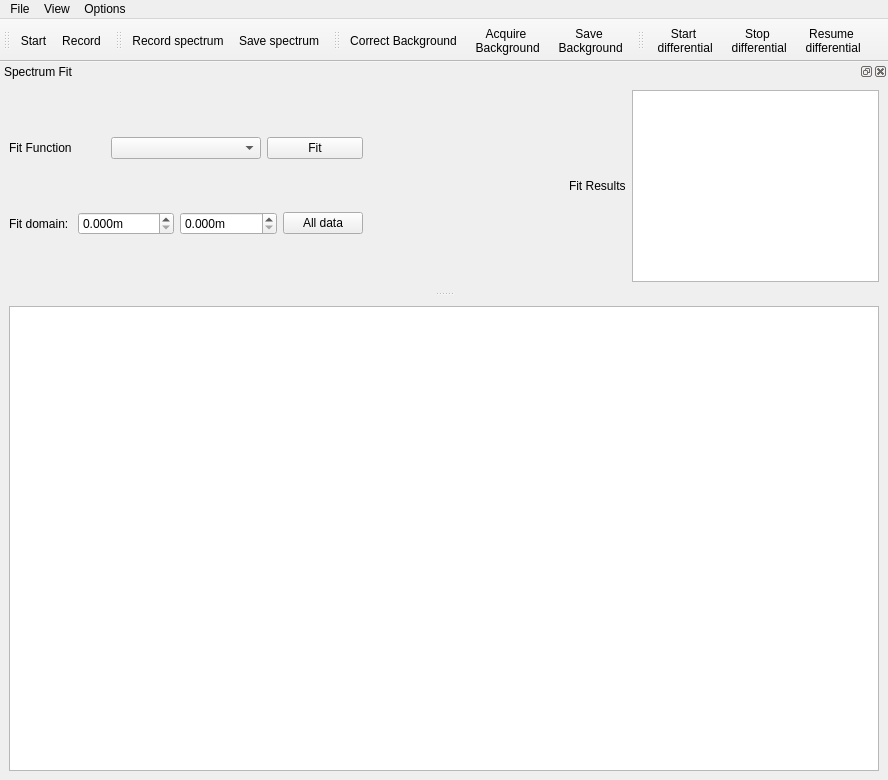
<?xml version="1.0" encoding="UTF-8"?>
<ui version="4.0">
  <class>ScanWindow</class>
  <widget class="QMainWindow" name="ScanWindow">
    <property name="geometry">
      <rect>
        <x>0</x>
        <y>0</y>
        <width>888</width>
        <height>780</height>
      </rect>
    </property>
    <property name="windowTitle">
      <string>qudi: Spectrometer</string>
    </property>
    <widget class="QWidget" name="centralwidget">
      <layout class="QVBoxLayout" name="verticalLayout_2">
        <item>
          <widget class="PlotWidget" name="plotWidget"/>
        </item>
      </layout>
    </widget>
    <widget class="QMenuBar" name="menubar">
      <property name="geometry">
        <rect>
          <x>0</x>
          <y>0</y>
          <width>800</width>
          <height>18</height>
        </rect>
      </property>
      <widget class="QMenu" name="menuLaserscan">
        <property name="title">
          <string>File</string>
        </property>
        <addaction name="save_spectrum_Action"/>
        <addaction name="actionClose"/>
      </widget>
      <widget class="QMenu" name="menuView">
        <property name="title">
          <string>View</string>
        </property>
        <addaction name="spectrum_fit_view_Action"/>
        <addaction name="restore_default_view_Action"/>
      </widget>
      <widget class="QMenu" name="menuOptions">
        <property name="title">
          <string>Options</string>
        </property>
        <addaction name="action_FitSettings"/>
      </widget>
      <addaction name="menuLaserscan"/>
      <addaction name="menuView"/>
      <addaction name="menuOptions"/>
    </widget>

    <widget class="QToolBar" name="countinus_spectrums_ToolBar">
      <property name="windowTitle">
        <string>Countinus spectrums Controls</string>
      </property>
      <property name="toolButtonStyle">
        <enum>Qt::ToolButtonTextUnderIcon</enum>
      </property>
      <attribute name="toolBarArea">
        <enum>TopToolBarArea</enum>
      </attribute>
      <attribute name="toolBarBreak">
        <bool>false</bool>
      </attribute>
      <addaction name="start_countinus_spectrums_Action"/>
      <addaction name="record_countinus_spectrums_Action"/>
    </widget>

    <widget class="QToolBar" name="measure_ToolBar">
      <property name="enabled">
        <bool>true</bool>
      </property>
      <property name="windowTitle">
        <string>toolBar</string>
      </property>
      <attribute name="toolBarArea">
        <enum>TopToolBarArea</enum>
      </attribute>
      <attribute name="toolBarBreak">
        <bool>false</bool>
      </attribute>
      <addaction name="rec_single_spectrum_Action"/>
      <addaction name="save_spectrum_Action"/>
    </widget>
    <widget class="QToolBar" name="background_ToolBar">
      <property name="windowTitle">
        <string>toolBar</string>
      </property>
      <attribute name="toolBarArea">
        <enum>TopToolBarArea</enum>
      </attribute>
      <attribute name="toolBarBreak">
        <bool>false</bool>
      </attribute>
      <addaction name="correct_background_Action"/>
      <addaction name="acquire_background_Action"/>
      <addaction name="save_background_Action"/>
    </widget>
    <widget class="QToolBar" name="differential_ToolBar">
      <property name="windowTitle">
        <string>toolBar</string>
      </property>
      <attribute name="toolBarArea">
        <enum>TopToolBarArea</enum>
      </attribute>
      <attribute name="toolBarBreak">
        <bool>false</bool>
      </attribute>
      <addaction name="start_diff_spec_Action"/>
      <addaction name="stop_diff_spec_Action"/>
      <addaction name="resume_diff_spec_Action"/>
    </widget>
    <widget class="QDockWidget" name="spectrum_fit_dockWidget">
      <property name="sizePolicy">
        <sizepolicy hsizetype="Preferred" vsizetype="Preferred">
          <horstretch>0</horstretch>
          <verstretch>0</verstretch>
        </sizepolicy>
      </property>
      <property name="windowTitle">
        <string>Spectrum Fit</string>
      </property>
      <attribute name="dockWidgetArea">
        <number>4</number>
      </attribute>
      <widget class="QWidget" name="dockWidgetContents_4">
        <layout class="QHBoxLayout" name="horizontalLayout_4">
          <item>
            <layout class="QVBoxLayout" name="verticalLayout">
              <item>
                <layout class="QHBoxLayout" name="horizontalLayout_2">
                  <item>
                    <widget class="QLabel" name="label">
                      <property name="text">
                        <string>Fit Function</string>
                      </property>
                    </widget>
                  </item>
                  <item>
                    <widget class="FitSettingsComboBox" name="fit_methods_ComboBox">
                      <property name="minimumSize">
                        <size>
                          <width>150</width>
                          <height>0</height>
                        </size>
                      </property>
                      <property name="maximumSize">
                        <size>
                          <width>150</width>
                          <height>16777215</height>
                        </size>
                      </property>
                    </widget>
                  </item>
                  <item>
                    <widget class="QPushButton" name="do_fit_PushButton">
                      <property name="text">
                        <string>Fit</string>
                      </property>
                    </widget>
                  </item>
                </layout>
              </item>
              <item>
                <layout class="QHBoxLayout" name="horizontalLayout_3">
                  <item>
                    <widget class="QLabel" name="label_2">
                      <property name="text">
                        <string>Fit domain: </string>
                      </property>
                    </widget>
                  </item>
                  <item>
                    <widget class="ScienDSpinBox" name="fit_domain_min_doubleSpinBox">
                      <property name="sizePolicy">
                        <sizepolicy hsizetype="Minimum" vsizetype="Fixed">
                          <horstretch>0</horstretch>
                          <verstretch>0</verstretch>
                        </sizepolicy>
                      </property>
                      <property name="minimumSize">
                        <size>
                          <width>90</width>
                          <height>0</height>
                        </size>
                      </property>
                      <property name="suffix">
                        <string>m</string>
                      </property>
                      <property name="decimals">
                        <number>3</number>
                      </property>
                      <property name="maximum">
                        <double>1000000000.000000000000000</double>
                      </property>
                      <property name="singleStep">
                        <double>0.100000000000000</double>
                      </property>
                    </widget>
                  </item>
                  <item>
                    <widget class="ScienDSpinBox" name="fit_domain_max_doubleSpinBox">
                      <property name="sizePolicy">
                        <sizepolicy hsizetype="Minimum" vsizetype="Fixed">
                          <horstretch>0</horstretch>
                          <verstretch>0</verstretch>
                        </sizepolicy>
                      </property>
                      <property name="minimumSize">
                        <size>
                          <width>90</width>
                          <height>0</height>
                        </size>
                      </property>
                      <property name="suffix">
                        <string>m</string>
                      </property>
                      <property name="decimals">
                        <number>3</number>
                      </property>
                      <property name="minimum">
                        <double>0.000000000000000</double>
                      </property>
                      <property name="maximum">
                        <double>1000000000.000000000000000</double>
                      </property>
                      <property name="singleStep">
                        <double>0.100000000000000</double>
                      </property>
                    </widget>
                  </item>
                  <item>
                    <widget class="QPushButton" name="fit_domain_all_data_pushButton">
                      <property name="text">
                        <string>All data</string>
                      </property>
                    </widget>
                  </item>
                </layout>
              </item>
            </layout>
          </item>
          <item>
            <spacer name="horizontalSpacer">
              <property name="orientation">
                <enum>Qt::Horizontal</enum>
              </property>
              <property name="sizeHint" stdset="0">
                <size>
                  <width>208</width>
                  <height>20</height>
                </size>
              </property>
            </spacer>
          </item>
          <item>
            <layout class="QHBoxLayout" name="horizontalLayout">
              <item>
                <widget class="QLabel" name="label_3">
                  <property name="text">
                    <string>Fit Results</string>
                  </property>
                </widget>
              </item>
              <item>
                <widget class="QTextBrowser" name="spectrum_fit_results_DisplayWidget"/>
              </item>
            </layout>
          </item>
        </layout>
      </widget>
    </widget>

    <action name="actionClose">
      <property name="icon">
        <iconset>
          <normaloff>../../artwork/icons/oxygen/22x22/application-exit.png</normaloff>../../artwork/icons/oxygen/22x22/application-exit.png</iconset>
      </property>
      <property name="text">
        <string>&amp;Close</string>
      </property>
    </action>

    <action name="restore_default_view_Action">
      <property name="text">
        <string>Restore default view</string>
      </property>
      <property name="toolTip">
        <string>Restore default view</string>
      </property>
    </action>
    <action name="spectrum_fit_view_Action">
      <property name="checkable">
        <bool>true</bool>
      </property>
      <property name="text">
        <string>Spectrum Fit</string>
      </property>
      <property name="toolTip">
        <string>Show Slow Spectrum Fit</string>
      </property>
    </action>
    <action name="action_FitSettings">
      <property name="text">
        <string>&amp;Fit settings</string>
      </property>
    </action>

    <action name="start_countinus_spectrums_Action">
      <property name="checkable">
        <bool>true</bool>
      </property>
      <property name="icon">
        <iconset>
          <normaloff>../../artwork/icons/qudiTheme/22x22/start-counter.png</normaloff>
          <activeon>../../artwork/icons/qudiTheme/22x22/stop-counter.png</activeon>../../artwork/icons/qudiTheme/22x22/start-counter.png</iconset>
      </property>
      <property name="text">
        <string>Start</string>
      </property>
      <property name="toolTip">
        <string>Start countinus spectrums</string>
      </property>
    </action>
    <action name="record_countinus_spectrums_Action">
      <property name="checkable">
        <bool>true</bool>
      </property>
      <property name="icon">
        <iconset>
          <normaloff>../../artwork/icons/qudiTheme/22x22/record-counter.png</normaloff>
          <activeon>../../artwork/icons/qudiTheme/22x22/stop-record-counter.png</activeon>../../artwork/icons/qudiTheme/22x22/record-counter.png</iconset>
      </property>
      <property name="text">
        <string>Record</string>
      </property>
      <property name="toolTip">
        <string>Save countinus spectrums to file</string>
      </property>
    </action>

    <action name="rec_single_spectrum_Action">
      <property name="icon">
        <iconset>
          <normaloff>../../artwork/icons/qudiTheme/22x22/trace-snapshot.png</normaloff>../../artwork/icons/qudiTheme/22x22/trace-snapshot.png</iconset>
      </property>
      <property name="text">
        <string>Record spectrum</string>
      </property>
      <property name="toolTip">
        <string>Record spectrum (A)</string>
      </property>
      <property name="shortcut">
        <string>A</string>
      </property>
    </action>
    <action name="save_spectrum_Action">
      <property name="icon">
        <iconset>
          <normaloff>../../artwork/icons/oxygen/22x22/document-save.png</normaloff>../../artwork/icons/oxygen/22x22/document-save.png</iconset>
      </property>
      <property name="text">
        <string>&amp;Save spectrum</string>
      </property>
      <property name="toolTip">
        <string>Save spectrum (Strg+S)</string>
      </property>
      <property name="shortcut">
        <string>Ctrl+S</string>
      </property>
    </action>

    <action name="start_diff_spec_Action">
      <property name="text">
        <string>Start &#010; differential</string>
      </property>
      <property name="toolTip">
        <string>Start differential (D)</string>
      </property>
      <property name="shortcut">
        <string>D</string>
      </property>
    </action>
    <action name="stop_diff_spec_Action">
      <property name="enabled">
        <bool>true</bool>
      </property>
      <property name="text">
        <string>Stop &#010; differential</string>
      </property>
    </action>
    <action name="resume_diff_spec_Action">
      <property name="text">
        <string>Resume &#010; differential</string>
      </property>
      <property name="toolTip">
        <string>Resume a differential spectrum which was stopped</string>
      </property>
    </action>

    <action name="acquire_background_Action">
      <property name="text">
        <string>Acquire &#010; Background</string>
      </property>
      <property name="toolTip">
        <string>Acquire Background Spectrum (B)</string>
      </property>
      <property name="shortcut">
        <string>B</string>
      </property>
    </action>
    <action name="correct_background_Action">
      <property name="checkable">
        <bool>true</bool>
      </property>
      <property name="icon">
        <iconset>
          <normaloff>../../artwork/styles/application/qdark/checkbox_unchecked.png</normaloff>
          <normalon>../../artwork/styles/application/qdark/checkbox_checked.png</normalon>../../artwork/styles/application/qdark/checkbox_unchecked.png</iconset>
      </property>
      <property name="text">
        <string>&amp;Correct Background</string>
      </property>
      <property name="toolTip">
        <string>Select if the background correction should be appied (C)</string>
      </property>
      <property name="shortcut">
        <string>C</string>
      </property>
    </action>
    <action name="save_background_Action">
      <property name="text">
        <string>Save &#010; Background</string>
      </property>
      <property name="toolTip">
        <string>Save the background spectrum (Shift+B)</string>
      </property>
      <property name="shortcut">
        <string>Shift+B</string>
      </property>
    </action>

  </widget>
  <customwidgets>
    <customwidget>
      <class>PlotWidget</class>
      <extends>QGraphicsView</extends>
      <header>pyqtgraph</header>
    </customwidget>
    <customwidget>
      <class>FitSettingsComboBox</class>
      <extends>QComboBox</extends>
      <header>gui/fitsettings</header>
    </customwidget>
    <customwidget>
      <class>ScienDSpinBox</class>
      <extends>QDoubleSpinBox</extends>
      <header>qtwidgets.scientific_spinbox.h</header>
    </customwidget>
  </customwidgets>
  <resources/>
  <connections>
    <connection>
      <sender>actionClose</sender>
      <signal>triggered()</signal>
      <receiver>ScanWindow</receiver>
      <slot>close()</slot>
      <hints>
        <hint type="sourcelabel">
          <x>-1</x>
          <y>-1</y>
        </hint>
        <hint type="destinationlabel">
          <x>401</x>
          <y>299</y>
        </hint>
      </hints>
    </connection>

    <connection>
      <sender>spectrum_fit_view_Action</sender>
      <signal>triggered(bool)</signal>
      <receiver>spectrum_fit_dockWidget</receiver>
      <slot>setVisible(bool)</slot>
    </connection>
    <connection>
      <sender>spectrum_fit_dockWidget</sender>
      <signal>visibilityChanged(bool)</signal>
      <receiver>spectrum_fit_view_Action</receiver>
      <slot>setChecked(bool)</slot>
    </connection>

  </connections>
</ui>
